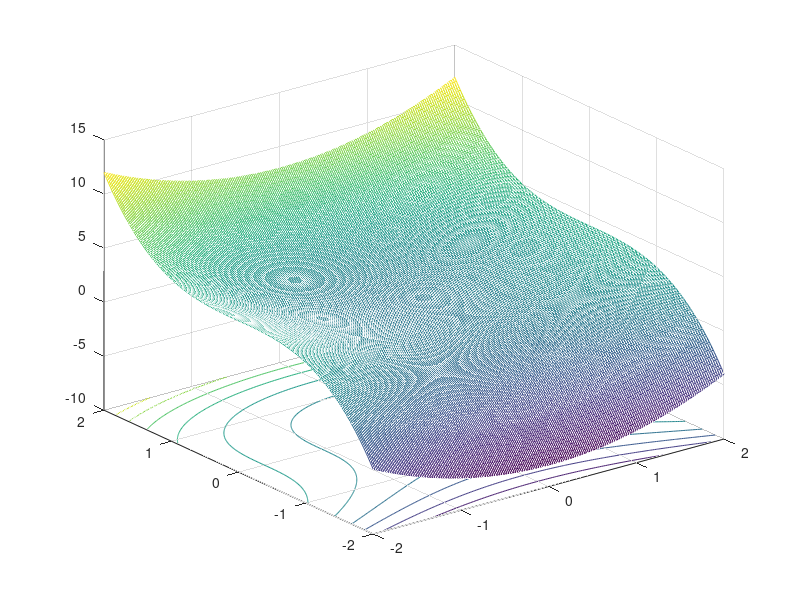

The MATLAB source for this figure: (Note: this script raises an error after producing the figure.)
%%
% Plot 3D RAdam Optimizer example
%%

clear all;
close all;

addpath('../optimizer');

f = @(x, y) x.^2 + y.^3;
t = linspace(-2, 2, 200);
[X, Y] = meshgrid(t, t);
Z = f(X, Y);

figure;
meshc(X, Y, Z);
alpha(0.1);
axis([-2, 2, -2, 2, -12, 12]);
hold on;

beta1 = 0.9;
beta2 = 0.6;
eps = 1e-8;
a = 0.01;
x = 1.739;
y = 1.216;
z = f(x, y);

xptr = plot3(x, y, z, 'ro');
k = 1;
k_ = 1;

pause;

while true
    if mod(k, 10) == 0
        fprintf("%d: x=%f, y=%f, y=%f\n", k, x, y, z);
    end
    
    [fin, xn] = RAdam(@(l) f(l, y), x, a, eps, beta1, beta2);
    [fin, yn] = RAdam(@(l) f(x, l), y, a, eps, beta1, beta2);
    zn = f(xn, yn);
    if fin
        break
    end
    
    plot3([x, xn], [y, yn], [z, zn], 'r-');
    x = xn; y = yn; z = zn;
    set(xptr, 'XData', x, 'YData', y, 'ZData', z);
    drawnow;
    
    frame = getframe(gcf);
    if k == 1
        [mov(:, :, 1, k_), map] = rgb2ind(frame.cdata, 256, 'nodither');
        k_ = k_ + 1;
    elseif mod(k, 5) == 0
        mov(:, :, 1, k_) = rgb2ind(frame.cdata, map, 'nodither');
        k_ = k_ + 1;
    end
    
    k = k + 1;
end

fname = "RAdam3.gif";
fprintf("Write animation to '%s'\n", fname);
imwrite(mov, map, fname, 'DelayTime', 0, 'LoopCount', inf);
